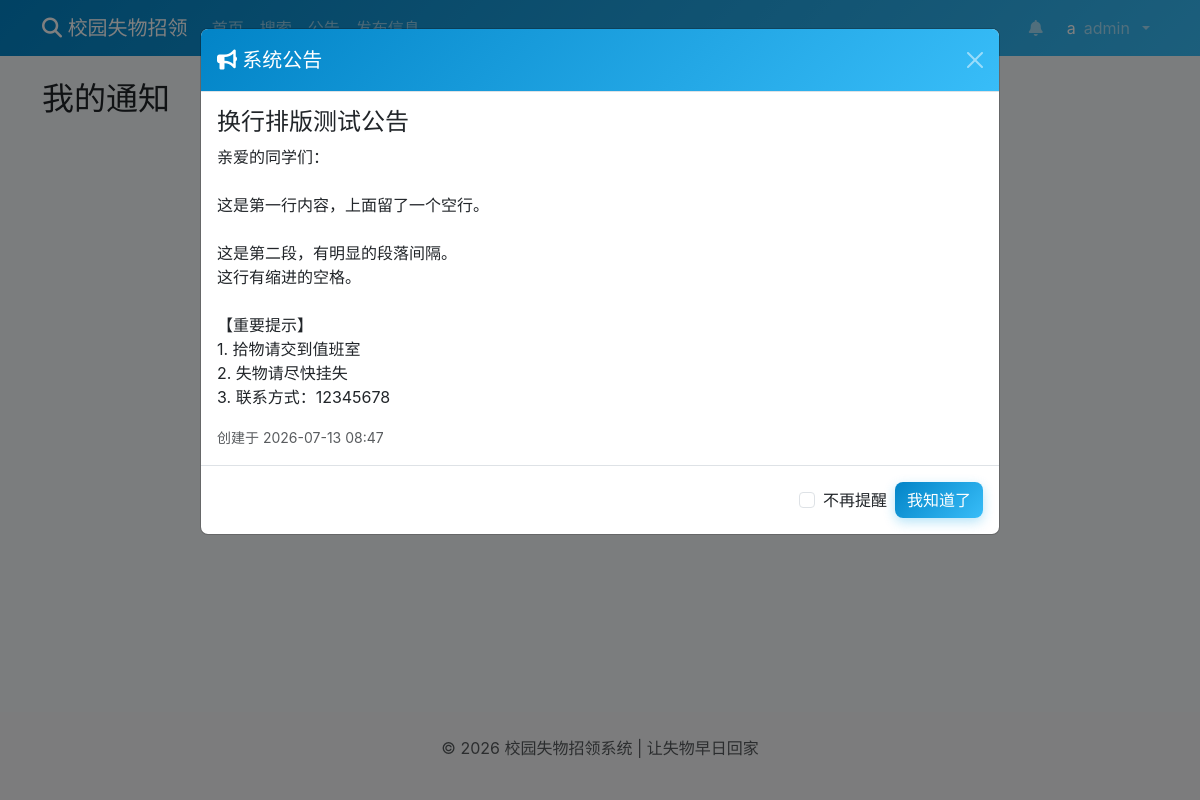
The app's page /notifications (signed in), older data.
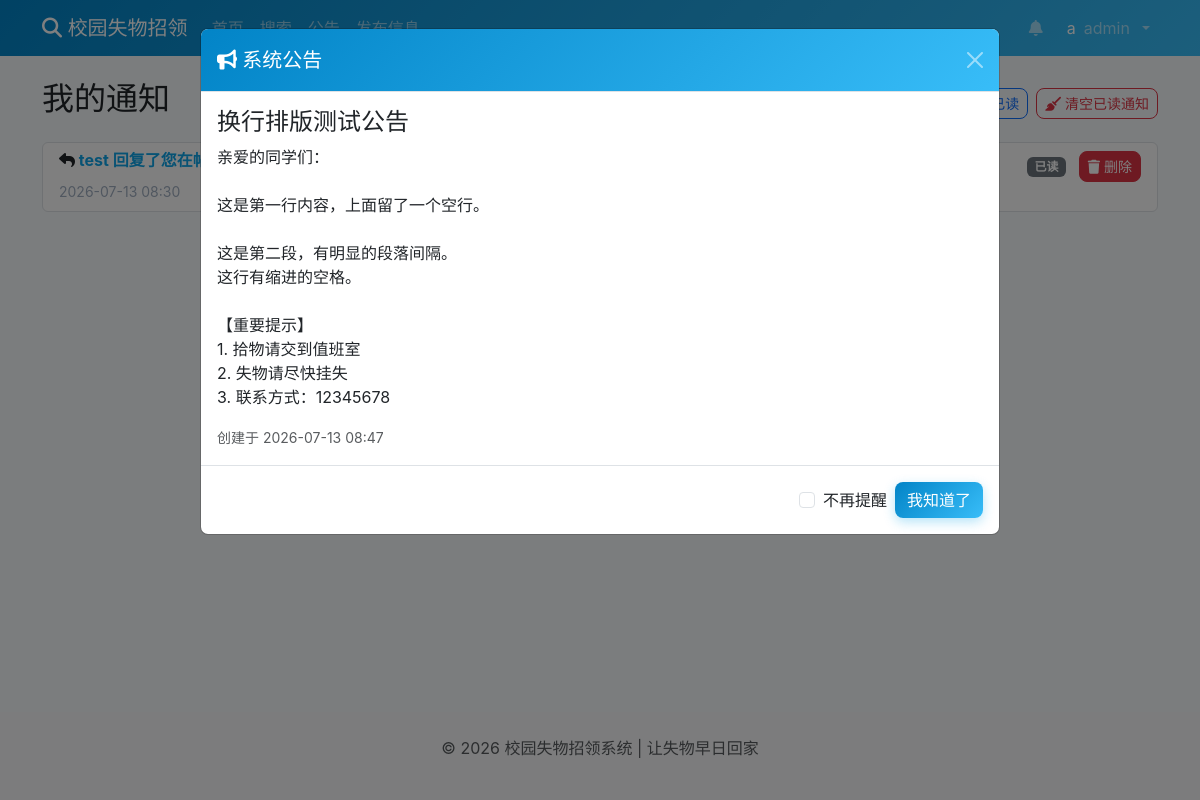
The same page, newer data.
### models.py (models this page shows)
class Notification(db.Model):
    id = db.Column(db.Integer, primary_key=True)
    user_id = db.Column(db.Integer, db.ForeignKey('user.id'), nullable=False)
    type = db.Column(db.String(30), nullable=False)
    content = db.Column(db.Text, nullable=False)
    link = db.Column(db.String(200))
    is_read = db.Column(db.Boolean, default=False)
    created_at = db.Column(db.DateTime, default=datetime.now)
    user = db.relationship('User', backref=db.backref('notifications', lazy=True))

### routes/notification.py (the view)
@notification_bp.route('/notifications')
@login_required
def notifications_page():
    notifications = Notification.query.filter_by(user_id=current_user.id).order_by(Notification.created_at.desc()).all()
    return render_template('notifications.html', notifications=notifications)

### config.py (called while the page is built)
def init_login_manager(app):
    login_manager = LoginManager(app)
    login_manager.login_view = 'auth.login'
    @login_manager.user_loader
    def load_user(user_id):
        return User.query.get(int(user_id))
    return login_manager

### templates/notifications.html (shortened to what this page needs)
{% extends "base.html" %}
{% block content %}
{% set unread_count = notifications|selectattr('is_read', 'equalto', False)|list|length %}
{% set total_count = notifications|length %}
<div class="d-flex justify-content-between align-items-center mb-3">
    <h2>我的通知</h2>
    {% if notifications %}
    <div class="d-flex align-items-center">
        <span class="text-muted me-3">
            未读 <span id="unreadStat">{{ unread_count }}</span> 条 / 共 <span id="totalStat">{{ total_count }}</span> 条
        </span>
        <button type="button" class="btn btn-sm btn-outline-primary me-2" onclick="markAllRead()">
        </button>
        <button type="button" class="btn btn-sm btn-outline-danger" onclick="clearReadNotifications()">
            <i class="fas fa-broom"></i> 清空已读通知
        </button>
    </div>
    {% endif %}
</div>
{% if notifications %}
<div class="list-group" id="notificationList">
    {% for notification in notifications %}
    <div class="list-group-item notification-item {% if not notification.is_read %}notification-unread{% endif %}" data-is-read="{{ 'true' if notification.is_read else 'false' }}" data-id="{{ notification.id }}">
        <div class="d-flex justify-content-between align-items-start">
            <div>
                <h6 class="fw-bold">
                    {% if notification.type == 'new_comment' %}
                    <i class="fas fa-comment"></i>
                    {% elif notification.type == 'new_reply' %}
                    <i class="fas fa-reply"></i>
                    {% elif notification.type == 'post_approved' %}
                    <i class="fas fa-check-circle text-success"></i>
                    {% elif notification.type == 'post_rejected' %}
                    <i class="fas fa-times-circle text-danger"></i>
                    {% elif notification.type == 'new_post_match' %}
                    <i class="fas fa-bullhorn text-warning"></i>
                    {% else %}
                    <i class="fas fa-bell"></i>
                    {% endif %}
                    <a href="{{ notification.link or '#' }}" onclick="markAsRead({{ notification.id }})" class="notification-link">{{ notification.content }}</a>
                </h6>
                <small class="notification-time">{{ notification.created_at.strftime('%Y-%m-%d %H:%M') }}</small>
            </div>
            <div>
                {% if not notification.is_read %}
                <span class="badge bg-primary read-badge">未读</span>
                {% else %}
                <span class="badge bg-secondary read-badge">已读</span>
                {% endif %}
                {% if current_user.role == 'admin' %}
                <button type="button" class="btn btn-sm btn-danger ms-2" onclick="confirmDeleteNotification({{ notification.id }})">
                    <i class="fas fa-trash"></i> 删除
                </button>
                {% endif %}
            </div>
        </div>
    </div>
    {% endfor %}
</div>
{% else %}
<div class="text-center py-8">
    <p class="text-muted">暂无通知</p>
</div>
{% endif %}
{% endblock %}

Row changes from the older to the newer data that the page shows:
now on this page (row edited): Notification: type "new_reply" (drawn), content "test…", created_at "2026-07-13 08:30", is_read "已读"
Text that changed along with them:
text now shown: "清空已读通知"
